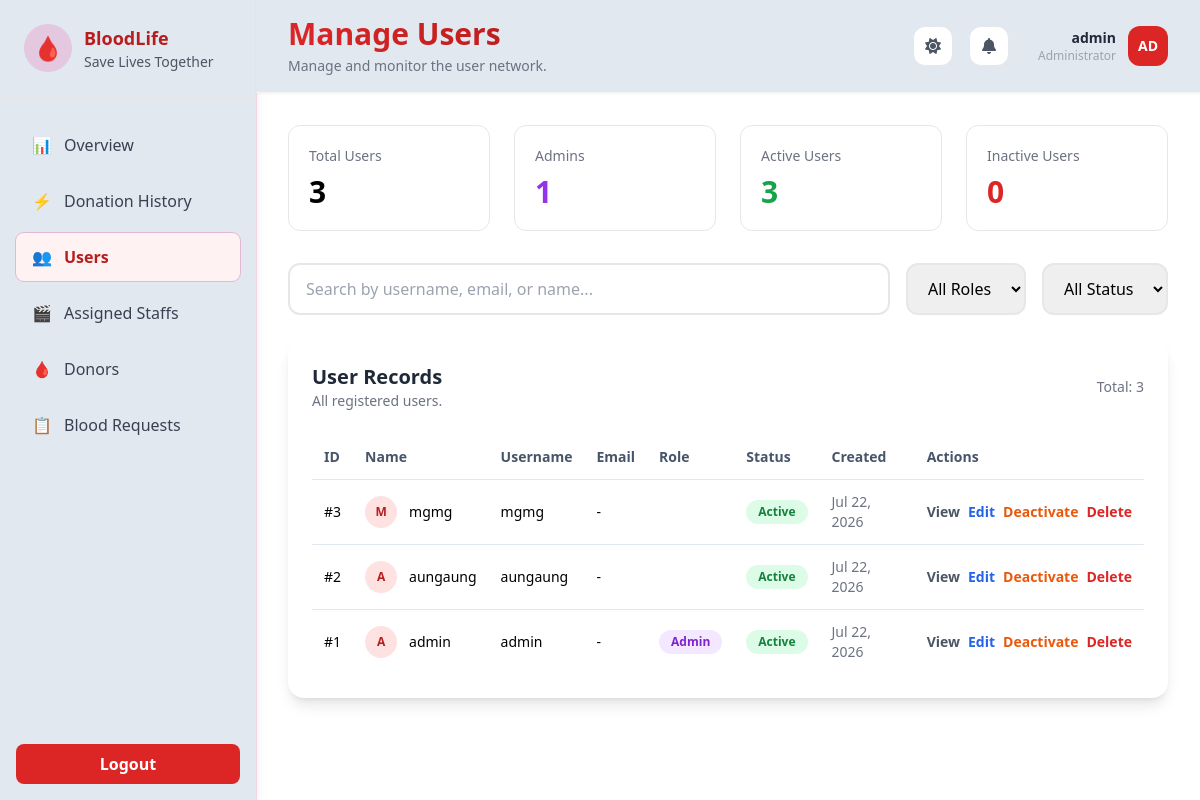
/admin/users_crud.php (signed in), run on the app's committed database.
### tables this page shows
CREATE TABLE users (
    id INT AUTO_INCREMENT PRIMARY KEY,
    username VARCHAR(50) NOT NULL UNIQUE,
    email VARCHAR(100),
    password VARCHAR(255) NOT NULL,
    role ENUM('Admin','User') NOT NULL DEFAULT 'User',
    status ENUM('Active','Inactive') DEFAULT 'Active',
    myanmar_name VARCHAR(100) DEFAULT NULL,
    created_at TIMESTAMP DEFAULT CURRENT_TIMESTAMP
);

### admin/users_crud.php (the view, shortened to what this page needs)
<?php
require_once __DIR__ . '/../config/db.php';
$roleCheck = @$conn->query("SHOW COLUMNS FROM users LIKE 'role'");
$hasRoleColumn = ($roleCheck && $roleCheck->num_rows > 0);
$users = [];
$result = $conn->query("SELECT * FROM users ORDER BY id DESC");
if ($result && $result->num_rows > 0) {
    $users = $result->fetch_all(MYSQLI_ASSOC);
}
$stats = [
    'total' => $conn->query("SELECT COUNT(*) AS c FROM users")->fetch_assoc()['c'] ?? 0,
    'users' => 0,
    'admins' => 0,
    'active' => $conn->query("SELECT COUNT(*) AS c FROM users WHERE status='Active'")->fetch_assoc()['c'] ?? 0,
    'inactive' => $conn->query("SELECT COUNT(*) AS c FROM users WHERE status='Inactive'")->fetch_assoc()['c'] ?? 0,
    'pending' => $conn->query("SELECT COUNT(*) AS c FROM blood_request WHERE status='Pending'")->fetch_assoc()['c'] ?? 0,
];
if ($hasRoleColumn) {
    $stats['users'] = $conn->query("SELECT COUNT(*) AS c FROM users WHERE role='User'")->fetch_assoc()['c'] ?? 0;
    $stats['admins'] = $conn->query("SELECT COUNT(*) AS c FROM users WHERE role='Admin'")->fetch_assoc()['c'] ?? 0;
}
?>
<!DOCTYPE html>
<html lang="en">
<head>
    <script src="https://cdn.tailwindcss.com"></script>
    <link rel="stylesheet" href="../assets/css/myanmar-font.css">
</head>
<body class="bg-gray-100 dark:bg-gray-900">
<div class="flex min-h-screen">
     <?php include __DIR__ . '/../includes/sidebar.php'; ?>
    <main class="flex-1">
        <?php include __DIR__ . '/../includes/navbar.php'; ?>
        <div class="p-8">
            <div class="grid grid-cols-1 <?= $hasRoleColumn ? 'md:grid-cols-4' : 'md:grid-cols-3' ?> gap-6 mb-8">
                <div class="bg-white rounded-xl border p-5 stat-card">
                    <p class="text-gray-500 text-sm">Total Users</p>
                    <h3 class="text-3xl font-bold mt-2"><?= $stats['total'] ?></h3>
                </div>
                <?php if ($hasRoleColumn): ?>
                <div class="bg-white rounded-xl border p-5 stat-card">
                    <p class="text-gray-500 text-sm">Admins</p>
                    <h3 class="text-3xl font-bold mt-2 text-purple-600"><?= $stats['admins'] ?></h3>
                </div>
                <?php endif; ?>
                <div class="bg-white rounded-xl border p-5 stat-card">
                    <p class="text-gray-500 text-sm">Active Users</p>
                    <h3 class="text-3xl font-bold mt-2 text-green-600"><?= $stats['active'] ?></h3>
                </div>
                <div class="bg-white rounded-xl border p-5 stat-card">
                    <p class="text-gray-500 text-sm">Inactive Users</p>
                    <h3 class="text-3xl font-bold mt-2 text-red-600"><?= $stats['inactive'] ?></h3>
                </div>
            </div>
            <div class="flex flex-col md:flex-row gap-4 mb-6">
                <div class="flex-1">
                    <input id="searchInput" type="text" placeholder="Search by username, email, or name..." class="w-full border-2 border-gray-200 rounded-xl px-4 py-3 focus:outline-none focus:border-red-500 transition">
                </div>
                <div class="flex gap-4">
                    <?php if ($hasRoleColumn): ?>
                    <select id="roleFilter" class="border-2 border-gray-200 rounded-xl px-4 py-3 focus:outline-none focus:border-red-500 transition">
                        <option value="">All Roles</option>
                    </select>
                    <?php endif; ?>
                    <select id="statusFilter" class="border-2 border-gray-200 rounded-xl px-4 py-3 focus:outline-none focus:border-red-500 transition">
                        <option value="">All Status</option>
                    </select>
                </div>
            </div>
            <div class="bg-white rounded-2xl shadow-lg p-6">
                <div class="flex items-center justify-between mb-6">
                    <div>
                        <h3 class="text-xl font-bold text-gray-800">User Records</h3>
                        <p class="text-sm text-gray-500">All registered users.</p>
                    </div>
                    <span class="text-sm text-gray-500">Total: <span id="filteredCount"><?= count($users) ?></span></span>
                </div>
                <div class="overflow-x-auto">
                    <table class="w-full text-left text-sm border-collapse">
                        <thead>
                            <tr class="bg-gray-50 text-slate-600">
                                <th class="p-3">ID</th>
                                <th class="p-3">Name</th>
                                <th class="p-3">Username</th>
                                <th class="p-3">Email</th>
                                <?php if ($hasRoleColumn): ?>
                                <th class="p-3">Role</th>
                                <?php endif; ?>
                                <th class="p-3">Status</th>
                                <th class="p-3">Created</th>
                                <th class="p-3">Actions</th>
                            </tr>
                        </thead>
                        <tbody>
                            <?php if (count($users) > 0): ?>
                                <?php foreach ($users as $u): ?>
                                    <?php
                                    $roleBadges = ['Admin'=>'bg-purple-100 text-purple-700','User'=>'bg-green-100 text-green-700'];
                                    $statusColor = ($u['status'] ?? 'Active') === 'Active' ? 'bg-green-100 text-green-700' : 'bg-red-100 text-red-700';
                                    $displayName = $u['name'] ?? $u['username'] ?? '-';
                                    ?>
                                    <tr class="user-row border-t border-slate-200 hover:bg-gray-50" data-role="<?= htmlspecialchars($u['role'] ?? 'User') ?>" data-status="<?= htmlspecialchars($u['status'] ?? 'Active') ?>">
                                        <td class="p-3 font-medium">#<?= $u['id'] ?></td>
                                        <td class="p-3">
                                            <div class="flex items-center gap-3">
                                                <div class="w-8 h-8 bg-red-100 rounded-full flex items-center justify-center text-xs font-bold text-red-700">
                                                    <?= strtoupper(substr(htmlspecialchars($displayName), 0, 1)) ?>
                                                </div>
                                                <span class="font-medium"><?= htmlspecialchars($displayName) ?></span>
                                            </div>
                                        </td>
                                        <td class="p-3"><?= htmlspecialchars($u['username']) ?></td>
                                        <td class="p-3"><?= htmlspecialchars($u['email'] ?? '-') ?></td>
                                        <?php if ($hasRoleColumn): ?>
                                        <td class="p-3"><span class="inline-flex rounded-full px-3 py-1 text-xs font-semibold <?= $roleBadges[$u['role'] ?? 'User'] ?? 'bg-gray-100 text-gray-700' ?>"><?= htmlspecialchars($u['role'] ?? 'User') ?></span></td>
                                        <?php endif; ?>
                                        <td class="p-3"><span class="inline-flex rounded-full px-3 py-1 text-xs font-semibold <?= $statusColor ?>"><?= htmlspecialchars($u['status'] ?? 'Active') ?></span></td>
                                        <td class="p-3 text-gray-500"><?= date('M d, Y', strtotime($u['created_at'])) ?></td>
                                        <td class="p-3">
                                            <div class="flex gap-2 items-center">
                                                <button onclick="viewUser(<?= htmlspecialchars(json_encode($u)) ?>)" class="text-gray-600 hover:text-gray-800 font-semibold" title="View Details">View</button>
                                                <a href="users_crud.php?edit=<?= $u['id'] ?>" class="text-blue-600 hover:text-blue-800 font-semibold" title="Edit User">Edit</a>
                                                <form method="POST" class="inline" onsubmit="return confirm('Are you sure you want to <?= ($u['status'] ?? 'Active') === 'Active' ? 'deactivate' : 'activate' ?> this user?')">
                                                    <button type="submit" name="toggle_status" class="<?= ($u['status'] ?? 'Active') === 'Active' ? 'text-orange-600 hover:text-orange-800' : 'text-green-600 hover:text-green-800' ?> font-semibold" title="<?= ($u['status'] ?? 'Active') === 'Active' ? 'Deactivate' : 'Activate' ?>"><?= ($u['status'] ?? 'Active') === 'Active' ? 'Deactivate' : 'Activate' ?></button>
                                                </form>
                                                <button type="button" onclick="openDeleteModal('users_crud.php?delete=<?= $u['id'] ?>')" class="text-red-600 hover:text-red-800 font-semibold" title="Delete User">Delete</button>
                                            </div>
                                        </td>
                                    </tr>
                                <?php endforeach; ?>
                            <?php else: ?>
                                <tr><td colspan="<?= $hasRoleColumn ? 8 : 7 ?>" class="p-8 text-center text-gray-500">No users found.</td></tr>
                            <?php endif; ?>
                        </tbody>
                    </table>
                </div>
            </div>
        </div>
    </main>
</div>
</body>
</html>

### data on the page
users: id "3", username "M", username "mgmg", email "-", status "Active", created_at "Jul 22, 2026", shows "Deactivate"
users: id "2", username "A", username "aungaung", email "-", status "Active", created_at "Jul 22, 2026", shows "Deactivate"
users: id "1", username "A", username "admin", email "-", role "Admin", status "Active", created_at "Jul 22, 2026", shows "Deactivate"

### other printed values
$pageData['description'] "Manage and monitor the user network."
$_SESSION['username'] "admin"
substr($_SESSION['username'] ?? 'A', 0, 2) "AD"
$stats['total'] "3"
$stats['admins'] "1"
$stats['active'] "3"
$stats['inactive'] "0"
count($users) "3"
